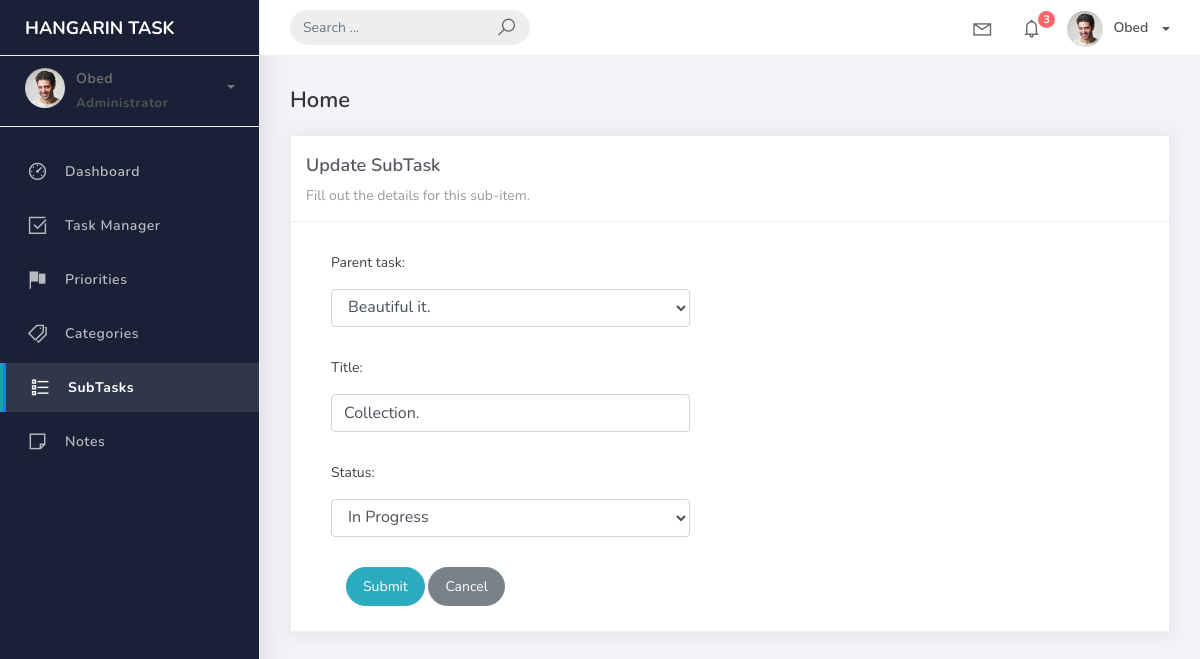
The page /subtask_list/1 on the database its author committed.
### taskmanager/models.py (models this page shows, shortened)
class BaseModel(models.Model):
    created_at = models.DateTimeField(auto_now_add=True, db_index=True)
    updated_at = models.DateTimeField(auto_now=True)
    class Meta:
        abstract = True

class SubTask(BaseModel):
    parent_task = models.ForeignKey(Task, on_delete=models.CASCADE, related_name="subtasks")
    title = models.CharField(max_length=200)
    status = models.CharField(max_length=50, choices=Task.STATUS_CHOICES, default="Pending")

### taskmanager/views.py (the view)
# urls.py: path('subtask_list/<pk>', views.SubTaskUpdateView.as_view(), name='subtask-update'),
class SubTaskUpdateView(UpdateView):
    model = SubTask
    form_class = SubTaskForm
    template_name = 'subtask_form.html'
    success_url = reverse_lazy('subtask-list')

### taskmanager/forms.py
class SubTaskForm(ModelForm):
    class Meta:
        model = SubTask
        fields = "__all__"

### taskmanager/models.py (called while the page is built)
    def __str__(self):
        return self.title

### templates/subtask_form.html (shortened to what this page needs)
{% extends 'base.html' %} {% load static %} {% block content %}
<div class="content">
    <div class="container-fluid">
        <h4 class="page-title">Home</h4>
        <div class="row">
            <div class="col-md-12">
                <div class="card">
                    <div class="card-header">
                        <div class="card-title">{% if object %}Update SubTask{% else %}Add New SubTask{% endif %}</div>
                        <div class="card-category">Fill out the details for this sub-item.</div>
                    </div>
                    <div class="col-md-6">
                        <div class="card-body">
                            <form action="" method="post" novalidate>
                                {% include 'includes/form.html' %}
                                <div class="form-group">
                                    <div class="col-md-12 col-sm-3">
                                        <button type="submit" class="btn btn-primary btn-rounded">Submit</button>
                                        <a href="{% url 'subtask-list' %}" class="btn btn-secondary btn-rounded">Cancel</a>
                                    </div>
                                </div>
                            </form>
                        </div>
                    </div>
                </div>
            </div>
        </div>
    </div>
</div>
{% endblock %}

### templates/includes/form.html (shortened to what this page needs)
{% load widget_tweaks %}
{% for field in form %}
<div class="form-group">
    <label>{{ field.label_tag }}</label>
    {% render_field field class="form-control" %}
</div>
{% endfor %}

### templates/base.html (style rules this page uses)
.btn-primary, .bg-primary, .notif-primary { background-color: #17a2b8 !important; border-color: #17a2b8 !important; }

### rows shown on the page
SubTask: parent_task "Beautiful it." "Collection." "In Progress"

### other values the page prints
{{ field.label_tag }} "Parent task:" "Title:" "Status:"
